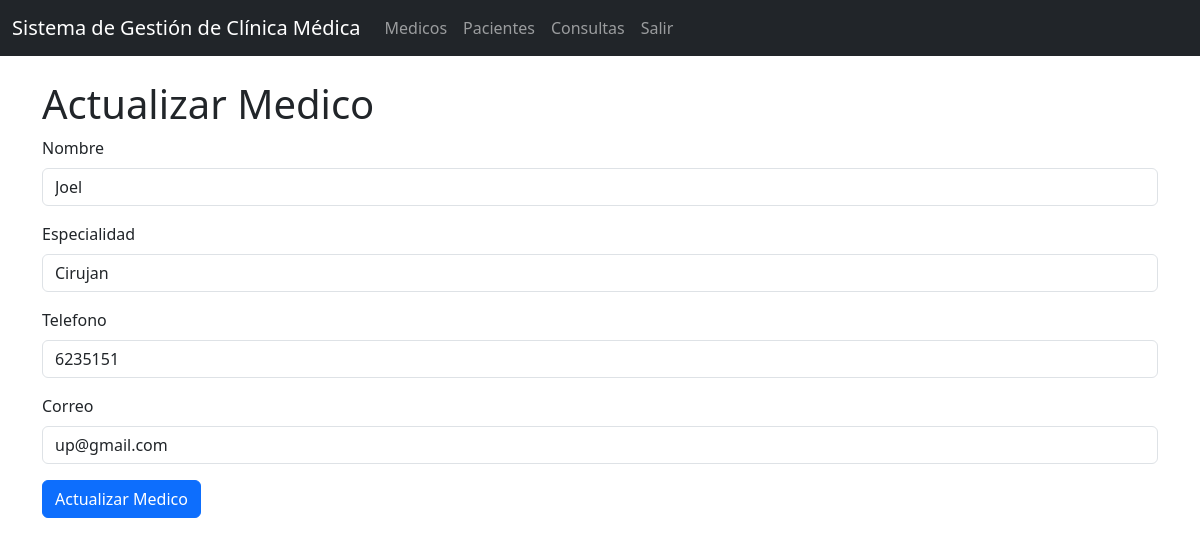
The app's page /medicos/edit/1, older data.
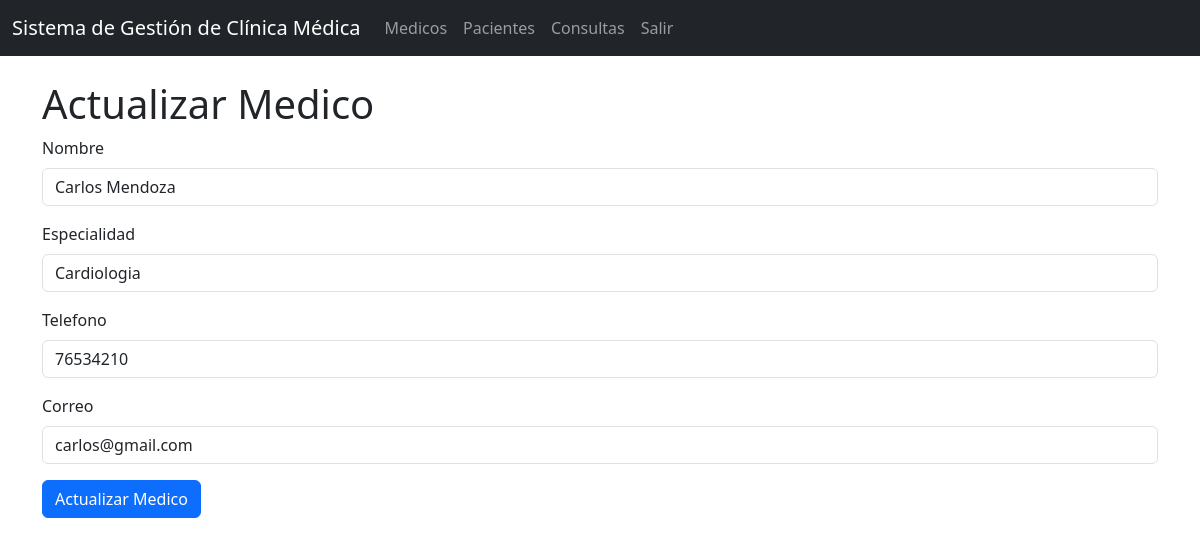
The same page, newer data.
### models/Medico.py (models this page shows, shortened)
class Medico(db.Model):
    __tablename__ = 'medicos'
    id_medico = db.Column(db.Integer, primary_key = True)
    nombre = db.Column(db.String(255), nullable = False)
    especialidad = db.Column(db.String(100), nullable = False)
    telefono = db.Column(db.String(20), nullable = False)
    correo = db.Column(db.String(200), nullable = False)
    consultas = db.relationship('Consulta', back_populates='medico', cascade = 'all, delete')
    def get_by_id(id_medico):
        return Medico.query.get(id_medico)
    def delete(self):
        db.session.delete(self)
        db.session.commit()

### controllers/MedicoController.py (the view, shortened to what this page needs)
@medico_bp.route("/edit/<int:id_medico>", methods=['GET','POST'])
def edit(id_medico):
    medico = Medico.get_by_id(id_medico)
    return MedicoView.edit(medico)

### run.py (called while the page is built)
@app.context_processor
def inject_active_path():
    def is_active(path):
        return 'active' if request.path == path else ''
    return (dict(is_active=is_active))

### views/MedicoView.py (called while the page is built)
def edit(medico):
    return render_template('medicos/edit.html', medico=medico)

### templates/medicos/edit.html (shortened to what this page needs)
{% extends 'base.html' %}
{% block content %}
<br>
<h1>Actualizar Medico</h1>
<form action="{{ url_for('medico.edit', id_medico=medico.id_medico) }}" method="POST">
  <div class="mb-3">
    <label for="" class="form-label">Nombre</label>
    <input type="text" class="form-control" name="nombre" value="{{medico.nombre}}" required />
  </div>
  <div class="mb-3">
    <label for="" class="form-label">Especialidad</label>
    <input type="text" class="form-control" name="especialidad" value="{{medico.especialidad}}" required />
  </div>
  <div class="mb-3">
    <label for="" class="form-label">Telefono</label>
    <input type="tel" class="form-control" name="telefono" value="{{medico.telefono}}" required />
  </div>
  <div class="mb-3">
    <label for="" class="form-label">Correo</label>
    <input type="email" class="form-control" name="email" value="{{medico.correo}}" required />
  </div>
  <button type="submit" class="btn btn-primary">Actualizar Medico</button>
</form>
{% endblock %}

Row changes from the older to the newer data that the page shows:
changed Medico: nombre "Joel" → "Carlos Mendoza"; especialidad "Cirujan" → "Cardiologia"; telefono "6235151" → "76534210"; email "up@gmail.com" → "carlos@gmail.com"
